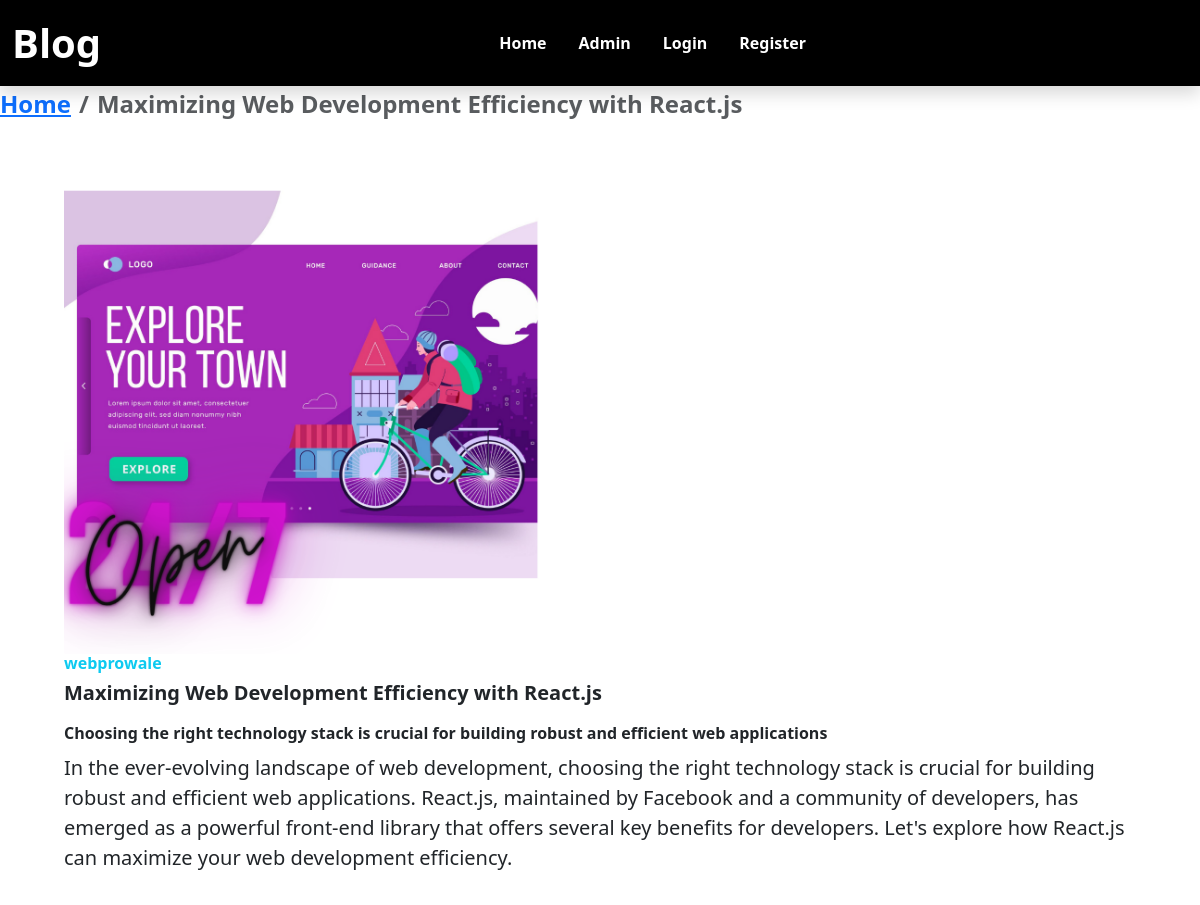
Screenshot of /content.php?id=3 with the database file from the repository.
### tables this page shows
CREATE TABLE `post` (
  `id` int(11) NOT NULL,
  `title` text NOT NULL,
  `author` text NOT NULL,
  `description` text NOT NULL,
  `body` longtext NOT NULL,
  `image` varchar(255) NOT NULL,
  `create_at` timestamp NOT NULL DEFAULT current_timestamp(),
  `update_at` int(11) DEFAULT NULL
);

### content.php (the view, shortened to what this page needs)
<?php
$id = $_GET['id'];
include("config.php");
$sql = "SELECT * FROM post WHERE id = '$id'";
$results = mysqli_query($conn, $sql);
if (mysqli_num_rows($results) > 0) {
    $row = mysqli_fetch_assoc($results);
} else {
    echo "<script>
    alert('Content not found');
    window.location.href= './blog.php';
    </script>";
}
?>
<!DOCTYPE html>
<html lang="en">
<head>
    <link rel="stylesheet" href="https://cdn.jsdelivr.net/npm/bootstrap@5.3.2/dist/css/bootstrap.min.css">
</head>
<body>
    <div class="container-fluid p-0">
        <?php require "./navbar.php"; ?>
        <nav aria-label="breadcrumb  p-5 mb-5">
            <ol class="breadcrumb text-center">
                <li class="breadcrumb-item fs-4 fw-semibold"><a href="./">Home</a></li>
                <li class="breadcrumb-item active fs-4 fw-semibold" aria-current="page"><?= $row['title'] ?></li>
            </ol>
        </nav>
        <div class="card bg-white mx-5 border-0">
            <div class="card-body">
                <img src="./images/<?= $row['image'] ?>" class="img-fluid" width="500">
                <h3 class="fs-6 fw-bold text-info mb-2">
                    <?= $row['author']; ?>
                </h3>
                <h5 class="card-title fw-bold fs-5 mb-3">
                    <?= $row['title']; ?>
                </h5>
                <p class="card-text fs-6 fw-semibold mb-2">
                    <?= $row['description']; ?>
                </p>
                <p class="lead"> <?= $row['body']; ?></p>
            </div>
        </div>
    </div>
</body>
</html>

### rows the page displays
post: title "Maximizing Web Development Efficiency with React.js", image (picture), author "webprowale", description "Choosing the right technology stack is crucial for building robust and efficient web applications", body "In the ever-evolving landscape of web development, choosing the right technology stack is crucial for building robust and efficient web applications. React.js, maintained by Facebook and a community of developers, has emerged as a powerful front-end library that offers several key benefits for developers. Let's explore how React.js can maximize your web development efficiency."
